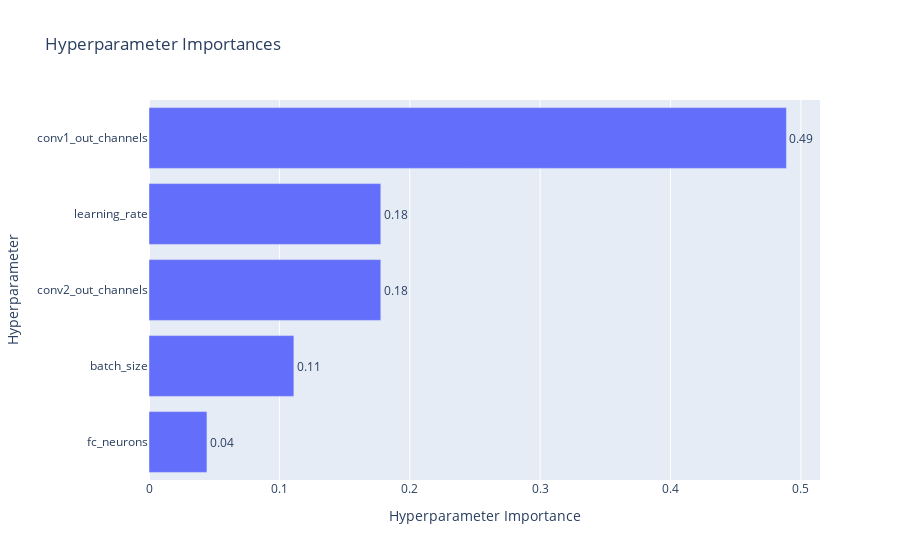

The notebook cell this image was saved under:
### Code cell
fig2 = plot_param_importances(study)
fig2.show()

### Figure 1 — Plotly figure (JSON) as saved in the notebook; plotly's stock layout.template omitted (floating-point values rounded to 4 significant figures)
{"data": [{"cliponaxis": false, "hovertemplate": ["fc_neurons (CategoricalDistribution): 0.04444444444444445<extra></extra>", "batch_size (CategoricalDistribution): 0.11111111111111112<extra></extra>", "conv2_out_channels (CategoricalDistribution): 0.1777777777777778<extra></extra>", "learning_rate (FloatDistribution): 0.1777777777777778<extra></extra>", "conv1_out_channels (CategoricalDistribution): 0.48888888888888893<extra></extra>"], "name": "Objective Value", "orientation": "h", "text": ["0.04", "0.11", "0.18", "0.18", "0.49"], "textposition": "outside", "type": "bar", "x": [0.04444, 0.1111, 0.1778, 0.1778, 0.4889], "y": ["fc_neurons", "batch_size", "conv2_out_channels", "learning_rate", "conv1_out_channels"]}], "layout": {"title": {"text": "Hyperparameter Importances"}, "xaxis": {"title": {"text": "Hyperparameter Importance"}}, "yaxis": {"title": {"text": "Hyperparameter"}}}}
